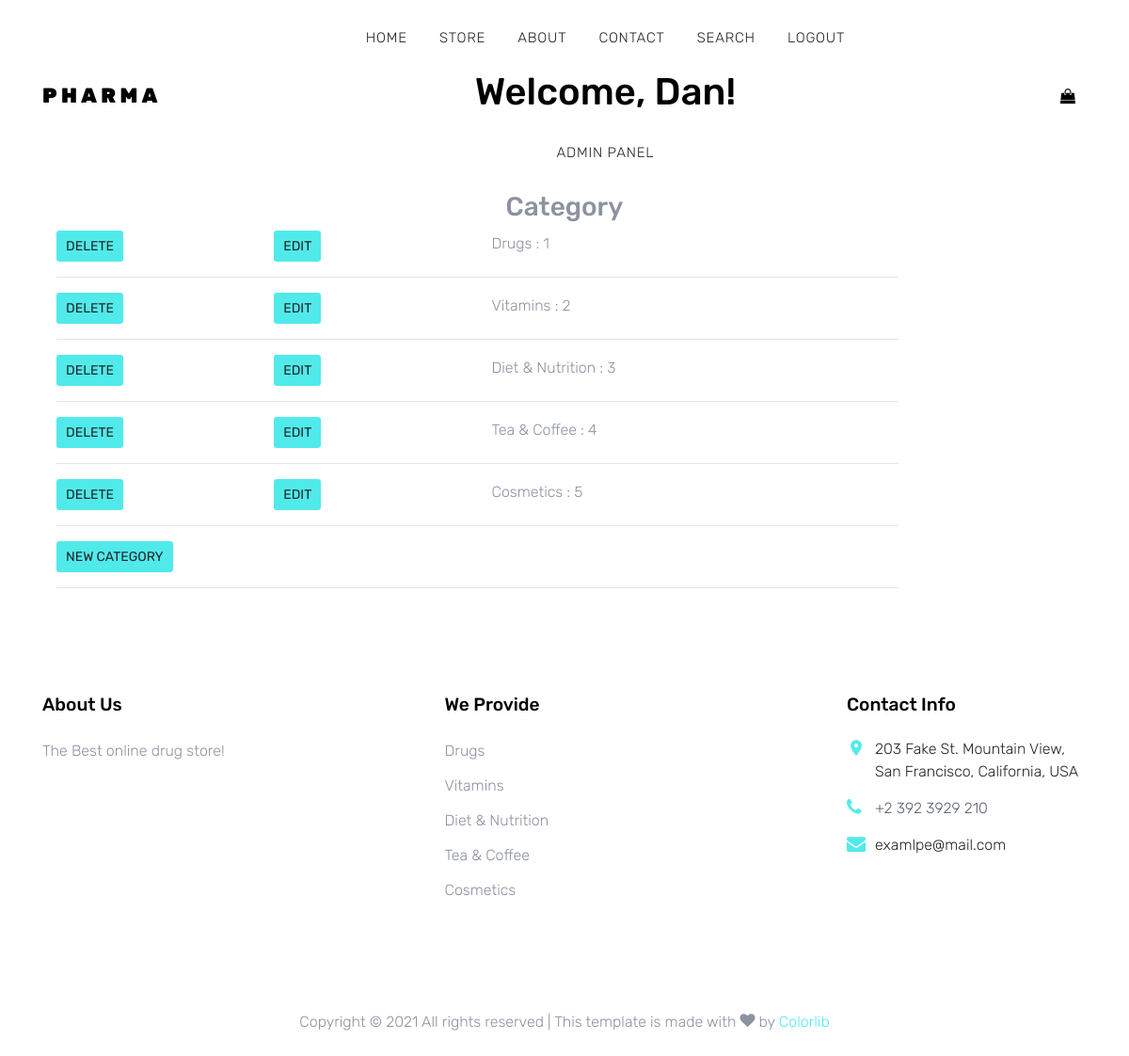
The page /admin-panel/categories/ (signed in) on the database its author committed.
### main_pharma/models.py (models this page shows, shortened)
class Category(models.Model):
    title = models.CharField(max_length=20, unique=True)
    category_order = models.IntegerField(unique=True)
    is_visible = models.BooleanField(default=True)

### admin_pharma/views.py (the view)
# urls.py: path('categories/', list_of_categories, name='list_of_categories'),
@login_required(login_url='/login/')
@user_passes_test(is_member)
def list_of_categories(request):
    category = Category.objects.all
    return render(request, 'categories.html', context={'category': category})

### admin_pharma/views.py (called while the page is built)
def is_member(user):
    return user.groups.filter(name='manager').exists() or \
           user.is_staff

### admin_pharma/templates/categories.html
{% extends 'base.html' %}
{% block content %}
    <div class="container">
        <div class="section-title text-center">
            <h3>Category</h3>
        </div>
        <div class="col-md-10 col-md-offset-1">
            {% for item in category %}
                <div class="row">
                    <div class="col-md-3">
                        <a href='{% url "categories_delete" pk=item.pk %}'>
                            <button type="button" class="btn btn-primary btn-sm">Delete</button>
                        </a>
                    </div>
                    <div class="col-md-3">
                        <a href='{% url "categories_update" pk=item.pk %}'>
                            <button type="button" class="btn btn-primary btn-sm">Edit</button>
                        </a>
                    </div>
                    <div class="col-md-3">{{ item.title }} : {{ item.category_order }}</div>
                </div>
            <hr/>
            {% endfor %}
            <div class="row">
                <div class='col-md-6 centered'>
                    <a href='{% url "categories_add" %}'>
                        <button type="button" class="btn btn-primary btn-sm">
                            New Category
                        </button>
                    </a>
                </div>
            </div>
            <hr/>
        </div>
    </div>
{% endblock %}

### templates/base.html (shortened to what this page needs)
<!DOCTYPE html>
<html lang="en">
<head>
   {% load static %}
  <link rel="stylesheet" href={% static "fonts/icomoon/style.css"%}>
  <link rel="stylesheet" href={% static "css/bootstrap.min.css"%}>
  <link rel="stylesheet" href={% static "css/magnific-popup.css"%}>
  <link rel="stylesheet" href={% static "css/jquery-ui.css"%}>
  <link rel="stylesheet" href={% static "css/owl.carousel.min.css"%}>
  <link rel="stylesheet" href={% static "css/owl.theme.default.min.css"%}>
  <link rel="stylesheet" href={% static "css/aos.css"%}>
  <link rel="stylesheet" href={% static "css/style.css"%}>
</head>
<body>
  <div class="site-wrap">
    <div class="site-navbar py-2">
      <div class="container">
        <div class="d-flex align-items-center justify-content-between">
          <div class="logo">
            <div class="site-logo">
              <a href='{% url 'main_page_view' %}' class="js-logo-clone">Pharma</a>
            </div>
          </div>
          <div class="main-nav d-none d-lg-block">
            <nav class="site-navigation text-right text-md-center" role="navigation" >
              <ul class="site-menu js-clone-nav d-none d-lg-block">
                <li><a href="{% url 'main_page_view' %}">Home</a></li>
                <li><a href="{% url 'shop_page_view' %}">Store</a></li>
                <li><a href="{% url 'about_page_view' %}">About</a></li>
                <li><a href="{% url 'contact_us_page_view' %}">Contact</a></li>
                <li><a href="{% url 'search' %}">Search</a></li>
                {% if user.is_authenticated %}
                    <li><a href='{% url "logout" %}'>Logout</a></li>
                    <div class="col-lg-7 mx-auto order-lg-2 align-self-center">
                        <div class="site-block-cover-content text-center">
                            <h1> <span style="color: black; "> Welcome, {{user.username}}!</span> </h1>
                        </div>
                    </div>
                {% endif %}
                {% if user.is_staff %}
                    <li><a href="{% url 'main_admin_view' %}">Admin Panel</a></li>
                {% endif %}
              </ul>
            </nav>
          </div>
          <div class="icons">
              {% if user.is_authenticated %}
                <a href="{% url 'cart:cart_detail' %}" class="icons-btn d-inline-block bag">
                  <span class="icon-shopping-bag"></span>
                </a>
              {% endif %}
          </div>
        </div>
      </div>
    </div>
{% block content %}
{% endblock %}
    <footer class="site-footer">
      <div class="container">
        <div class="row">
          <div class="col-md-6 col-lg-3 mb-4 mb-lg-0">
            <div class="block-7">
              <h3 class="footer-heading mb-4">About Us</h3>
              <p>The Best online drug store!</p>
            </div>
          </div>
          <div class="col-lg-3 mx-auto mb-5 mb-lg-0">
            <h3 class="footer-heading mb-4">We Provide</h3>
            <ul class="list-unstyled">
              <li>Drugs</li>
              <li>Vitamins</li>
              <li>Diet & Nutrition</li>
              <li>Tea & Coffee</li>
              <li>Cosmetics</li>
            </ul>
          </div>
          <div class="col-md-6 col-lg-3">
            <div class="block-5 mb-5">
              <h3 class="footer-heading mb-4">Contact Info</h3>
              <ul class="list-unstyled">
                <li class="address">203 Fake St. Mountain View, San Francisco, California, USA</li>
                <li class="phone"><a href="tel://+2 392 3929 210">+2 392 3929 210</a></li>
                <li class="email">examlpe@mail.com</li>
              </ul>
            </div>
          </div>
        </div>
        <div class="row pt-5 mt-5 text-center">
          <div class="col-md-12">
            <p>
              Copyright &copy;
              <script>document.write(new Date().getFullYear());</script> All rights reserved | This template is made
              with <i class="icon-heart" aria-hidden="true"></i> by <a href="https://colorlib.com" target="_blank"
                class="text-primary">Colorlib</a>
            </p>
          </div>
        </div>
      </div>
    </footer>
  </div>
</body>
</html>

### static/css/style.css (style rules this page uses)
body { line-height: 1.7; color: #8c92a0; font-weight: 300; font-size: 16px; }
a { -webkit-transition: .3s all ease; -o-transition: .3s all ease; transition: .3s all ease; }
.site-wrap:before { -webkit-transition: .3s all ease-in-out; -o-transition: .3s all ease-in-out; transition: .3s all ease-in-out; background: rgba(0, 0, 0, 0.6); content: ""; position: absolute; z-index: 2000; top: 0; left: 0; right: 0; bottom: 0; opacity: 0; visibility: hidden; }
.btn { -webkit-transition: .3s all ease-in-out; -o-transition: .3s all ease-in-out; transition: .3s all ease-in-out; text-transform: uppercase; border-width: 2px; }
.site-footer { padding: 6em 0; }
.site-footer ul li { margin-bottom: 10px; }
.site-footer ul li a { color: #5c626e; }
.site-footer .footer-heading { font-size: 1.2rem; color: #000; margin-bottom: 1rem; }
.site-logo a { text-transform: uppercase; letter-spacing: .2em; font-size: 22px; color: #000 !important; font-weight: 900; }
.icons-btn { display: inline-block; text-align: center; }
.icons-btn span { display: block; height: 40px; width: 40px; line-height: 40px; }
.site-navbar { margin-bottom: 0px; z-index: 1999; position: relative; top: 0; width: 100%; background: #fff; }
.site-navbar a { color: #000; }
.site-navbar .site-navigation .site-menu { margin-left: 0; padding-left: 0; margin-bottom: 0; }
.site-navbar .site-navigation .site-menu a { text-decoration: none !important; font-size: 15px; display: inline-block; }
.site-navbar .site-navigation .site-menu > li { display: inline-block; padding: 10px 5px; }
.site-navbar .site-navigation .site-menu > li > a { padding: 10px 10px; text-transform: uppercase; letter-spacing: .05em; color: #25262a; font-size: 15px; text-decoration: none !important; }
.site-mobile-menu .site-mobile-menu-header .site-mobile-menu-logo a { display: inline-block; text-transform: uppercase; color: #000; letter-spacing: .2em; font-size: 22px; font-weight: 900; }
.site-mobile-menu .site-nav-wrap { padding: 0; margin: 0; list-style: none; position: relative; }
.site-mobile-menu .site-nav-wrap a { padding: 10px 20px; display: block; position: relative; color: #212529; }
.site-mobile-menu .site-nav-wrap li { position: relative; display: block; }
.site-mobile-menu .site-nav-wrap > li { display: block; position: relative; float: left; width: 100%; }
.site-mobile-menu .site-nav-wrap > li > a { padding-left: 20px; font-size: 20px; }
.block-5 ul, .block-5 ul li { list-style: none; padding: 0; margin: 0; line-height: 1.5; }
.block-5 ul li { padding-left: 30px; position: relative; margin-bottom: 15px; color: #25262a; }
.block-5 ul li:before { top: 0; font-family: "icomoon"; content: ""; position: absolute; left: 0; font-size: 20px; line-height: 1; color: #51eaea; }
.block-5 ul li.address:before { content: "\e8b4"; }
.block-5 ul li.email:before { content: "\f0e0"; }
.block-5 ul li.phone:before { content: "\f095"; }
.bag { position: relative; }

### rows shown on the page
Category: title "Drugs", category_order "1"
Category: title "Vitamins", category_order "2"
Category: title "Diet & Nutrition", category_order "3"
Category: title "Tea & Coffee", category_order "4"
Category: title "Cosmetics", category_order "5"

### other values the page prints
{{ user.username }} "Dan"
